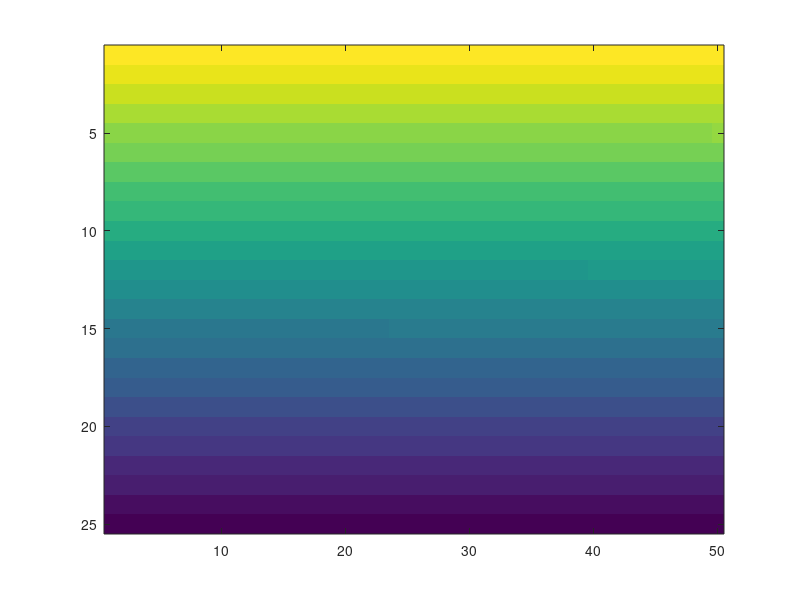
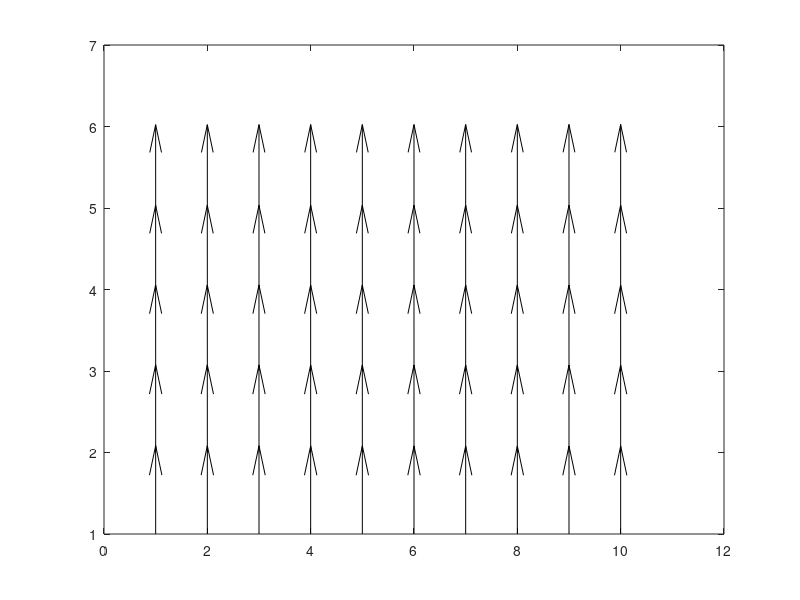

MATLAB code for these plots, in order:
%initialize some variables here
xdim = 25;
ydim = 50;


V_now = zeros(xdim, ydim);
V_prev = zeros(xdim, ydim);
V_now(1, 1:ydim) = 10;
iter = 0;
error = max(max(abs(V_now - V_prev)));

%iterate as long as the change in values obtained
%in negligible. In this case, max value change is 0.001
while(error > 0.001)
iter = iter+1;
for i = 2:1:xdim-1
    for j = 1:1:ydim
        if j == 1
            V_now(i, j) = (V_now(i-1, j) + V_now(i+1, j) + 2*V_now(i, j+1))*0.25;
        elseif j == ydim
             V_now(i, j) = (V_now(i-1, j) + V_now(i+1, j) + 2*V_now(i, j-1))*0.25;
        else
            V_now(i, j) = (V_now(i-1, j) + V_now(i+1, j) + V_now(i, j-1) + V_now(i, j+1))*0.25;
        end
    end
end
error = max(max(abs(V_now-V_prev)));
V_prev = V_now;

end

imagesc(V_now);
%vector plot plotted using quiver after
%normallizing the vector values
figure;
title('Vector plot of electric field(normallised) at resolution 30 points');
[ex, ey] = gradient(V_now(1:5:xdim, 1:5:ydim), 1, 1);
sz = max(max(sqrt(ex.^2 + ey.^2)));
ex = -ex;
ey = -ey;
exx = ex./sz;
eyy = ey./sz;
quiver(exx, eyy, 'k-');